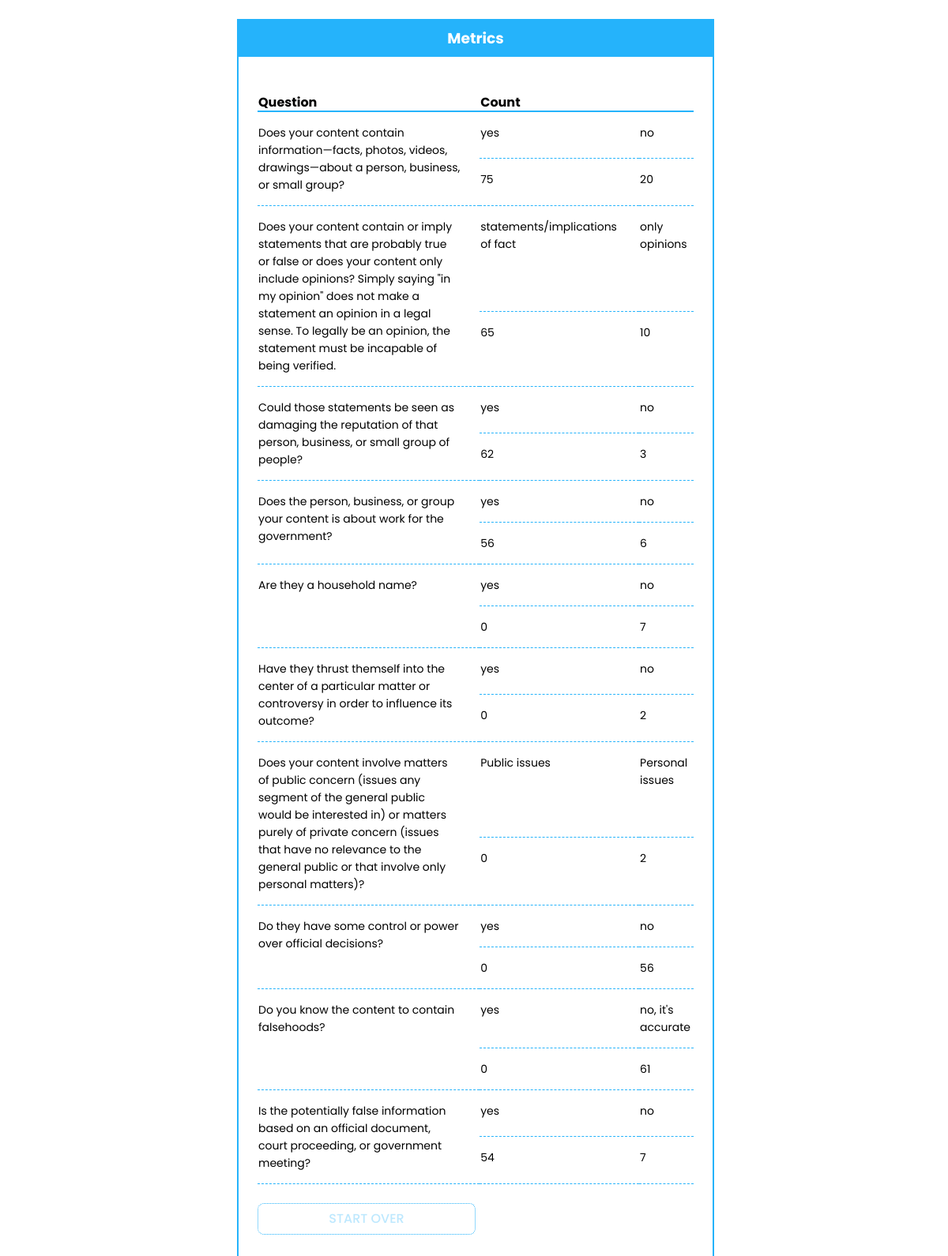
Screenshot of /libel/metrics/ with the database file from the repository.
### libel/models.py (models this page shows, shortened)
class Card(models.Model):
    card_slug = models.CharField("Card Slug", max_length=4, null=True)
    card_text = models.TextField("Card Content", null=True)
    CARD_TYPE_CHOICES = (
        ('q', 'Question'),
        ('c', 'Continuation'),
        ('e', 'End Card')
    )
    card_type = models.CharField(
        "Card Type",
        max_length=1,
        choices=CARD_TYPE_CHOICES,
        default='q'
    )
    PUBLISH_CHOICES = (
        ('yes', 'Can Publish'),
        ('no', 'Pause')
    )
    can_publish_status = models.CharField(
        "Can Publish Status",
        max_length=3,
        choices=PUBLISH_CHOICES,
        blank=True,
        null=True
    )
    choice_one = models.CharField("Choice 1", max_length=144, blank=True, default="yes")
    choice_two = models.CharField("Choice 2", max_length=144, blank=True, default="no")

### libel/views.py (the view)
# urls.py: path('metrics/', views.metrics, name='metrics'),
def metrics(request):
    all_questions_counted = Metric.objects.order_by('card_slug')
    metrics_grid = set_metrics_grid(all_questions_counted)
    context = { 'metrics_grid': metrics_grid}
    return render(request, 'libel/metrics.html', context)

### libel/views.py (called while the page is built)
def get_question(slug):
    all_cards = CARDS
    question = all_cards.get(card_slug=slug).card_text
    return question

def set_metrics_grid(metrics_objects):
    metrics_grid = []
    for item in metrics_objects:
        metrics_grid.append({
            'q_slug': item.card_slug,
            'question': get_question(item.card_slug),
            'choice_one': CARDS.get(card_slug=item.card_slug).choice_one,
            'count_one': item.card_choice_one,
            'choice_two': CARDS.get(card_slug=item.card_slug).choice_two,
            'count_two': item.card_choice_two
        })
    return metrics_grid

### libel/templates/libel/metrics.html
{% extends "./_base.html" %}
{% block content %}
<div class="summary">
  <div class="summary_header">
    <h3>Metrics</h3>
  </div>
  <div class="summary_grid">
    <table>
      <thead>
        <tr>
          <th>Question</th>
          <th colspan="2">Count</th>
        </tr>
      </thead>
      <tbody>
        {% for item in metrics_grid %}
        <tr>
          <td rowspan="2">{% autoescape off %}{{ item.question }}{% endautoescape %}</td>
          <td><p>{{ item.choice_one }}</p></td>
          <td><p>{{ item.choice_two }}</p></td>
        </tr>
        <tr>
          <td><p>{{ item.count_one }}</p></td>
          <td><p>{{ item.count_two }}</p></td>
        </tr>
        {% endfor %}
      </tbody>
    </table>
    <div class="start_over_button">
      <button
        class="choice"
        data-choice="Q1">
        start over
      </button>
    </div>
  </div>
</div>
{% endblock %}

### rows the page displays
Card: question "Does your content contain information—facts, photos, videos, drawings—about a person, business, or small group?", choice_one "yes", choice_two "no"
Card: question "Does your content contain or imply statements that are probably true or false or does your content only include opinions? Simply saying \"in my opinion\" does not make a statement an opinion in a legal sense. To legally be an opinion, the statement must be incapable of being verified.", choice_one "statements/implications of fact", choice_two "only opinions"
Card: question "Could those statements be seen as damaging the reputation of that person, business, or small group of people?", choice_one "yes", choice_two "no"
Card: question "Does the person, business, or group your content is about work for the government?", choice_one "yes", choice_two "no"
Card: question "Are they a household name?", choice_one "yes", choice_two "no"
Card: question "Have they thrust themself into the center of a particular matter or controversy in order to influence its outcome?", choice_one "yes", choice_two "no"
Card: question "Does your content involve matters of public concern (issues any segment of the general public would be interested in) or matters purely of private concern (issues that have no relevance to the general public or that involve only personal matters)?", choice_one "Public issues", choice_two "Personal issues"
Card: question "Do they have some control or power over official decisions?", choice_one "yes", choice_two "no"
Card: question "Do you know the content to contain falsehoods?", choice_one "yes", choice_two "no, it's accurate"
Card: question "Is the potentially false information based on an official document, court proceeding, or government meeting?", choice_one "yes", choice_two "no"

### other values shown
{{ item.count_one }} "75" "65" "62" "56" "0" "0" "0" "0" "0" "54"
{{ item.count_two }} "20" "10" "3" "6" "7" "2" "2" "56" "61" "7"
